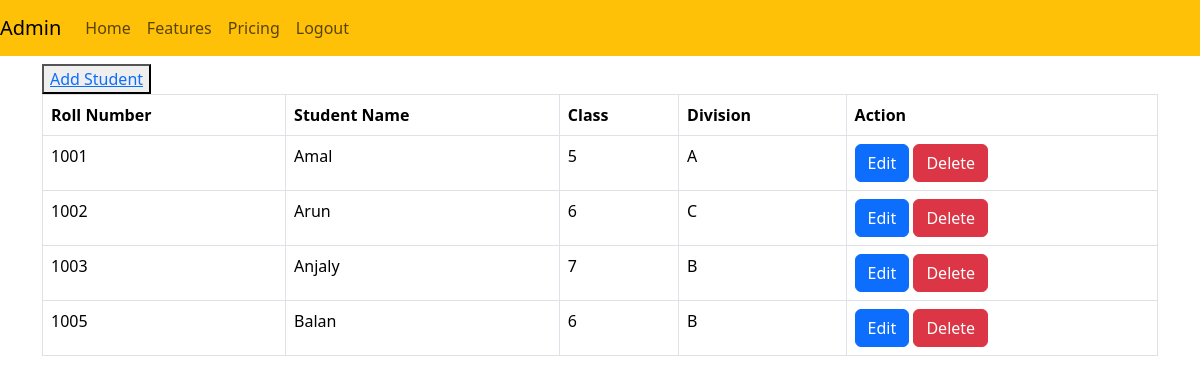
/admin-dashboard/ (signed in), run on the app's committed database.
### school/models.py (models this page shows, shortened)
class Student(models.Model):
    name=models.CharField(max_length=50)
    roll_number=models.IntegerField(unique=True)
    class_name=models.ForeignKey(Class,on_delete=models.CASCADE,related_name='class_details')
    division=models.ForeignKey(Division,on_delete=models.CASCADE,related_name='division_details')

class Class(models.Model):
    name=models.IntegerField()

class Division(models.Model):
    name=models.CharField(max_length=2)

### school/views.py (the view)
# urls.py: path('admin-dashboard/',views.admin_dashboard,name='admin_dash'),
@login_required(login_url='admin_login')
def admin_dashboard(request):
    student=Student.objects.all()
    return render(request,'admin.html',{'std':student})

### school/templates/admin.html
{% extends "base.html" %}
{% block content %}
<div class='container mt-2'>
    <button ><a href='{% url "create_student" %}'>Add Student</a></button>
        <table class='table table-bordered'>
                <thead>
                    <tr>
                        <td><b>Roll Number</b></td>
                        <td><b>Student Name</b> </td>
                        <td><b>Class</b></td>
                        <td><b>Division</b></td>
                        <td><b>Action</b> </td>
                    </tr>
                </thead>
                <tbody>
                    {% for i in std %}
                    <tr>
                        <td>{{i.roll_number}}</td>
                        <td>{{i.name}}</td>
                        <td>{{i.class_name.name}}</td>
                        <td>{{i.division.name}}</td>
                        <td><a href='{% url "edit" i.id %}' class='btn btn-primary'>Edit</a> <a href='{% url "delete" i.id %}' class='btn btn-danger'>Delete</a></td>
                    </tr>
                    {% endfor %}
                </tbody>
            </table>
{% endblock content %}

### data on the page
Student: roll_number "1001", name "Amal", class_name.name "5", division.name "A"
Student: roll_number "1002", name "Arun", class_name.name "6", division.name "C"
Student: roll_number "1003", name "Anjaly", class_name.name "7", division.name "B"
Student: roll_number "1005", name "Balan", class_name.name "6", division.name "B"
